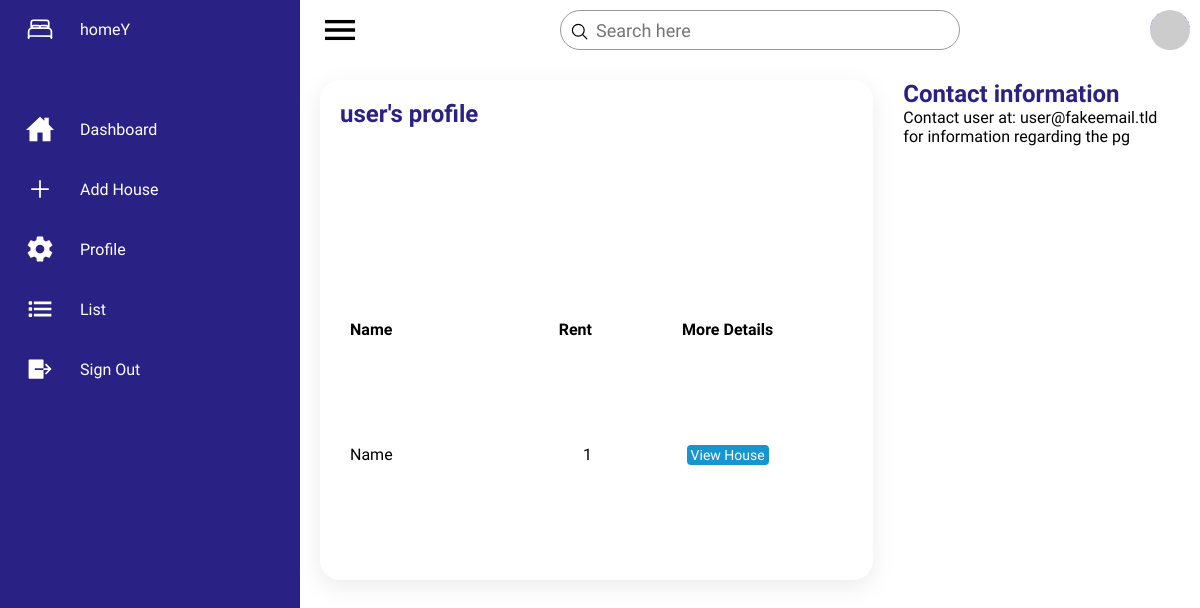
/user/1 (signed in), run on the app's committed database.
### app/models.py (models this page shows, shortened)
class House(db.Model):
    id = db.Column(db.Integer, primary_key=True)
    name = db.Column(db.String)
    address = db.Column(db.String(256))
    remarks = db.Column(db.String(128))
    rent = db.Column(db.BigInteger)
    number_of_rooms = db.Column(db.String(32))
    caution_deposit = db.Column(db.Integer)
    owner = db.Column(db.Integer)

class User(UserMixin, db.Model):
    id = db.Column(db.Integer, primary_key=True)
    username = db.Column(db.String(64), index=True, unique=True)
    email = db.Column(db.String(120), index=True, unique=True)
    password_hash = db.Column(db.String(128))
    def avatar(self, size):
        digest = md5(self.email.lower().encode('utf-8')).hexdigest()
        return 'https://www.gravatar.com/avatar/{}?d=identicon&s={}'.format(
            digest, size)

### app/routes.py (the view)
@app.route('/user/<id>')
def user(id):
    user = User.query.filter_by(id=id).first_or_404()
    house_list = House.query.filter_by(owner=user.id)
    return render_template('user.html', user=user, house_list=house_list, title="%s's profile" % user.username)

### app/models.py (called while the page is built)
@login.user_loader
def load_user(id):
    return User.query.get(int(id))

### app/templates/user.html
{% extends "base.html" %}
{% block content %}
<link rel="stylesheet" type="text/css" href="../static/styles/user.css" />
<div class="Userlist">
    <div class="Userbooks">
        <div class="cardHeader">
            <h2>{{ title }}</h2>
        </div>
        <table>
            <thead>
                <tr>
                    <td>Name</td>
                    <td>Rent</td>
                    <td>More Details</td>
                </tr>
            </thead>
            <tbody>
                {% for house in house_list %}
                <tr>
                    <td>{{ house.name }}</td>
                    <td>{{ house.rent }}</td>
                    <td><a href="/house/{{ house.id }}" class="btn-click"><span class="status inProgress">View House</span></a></td>
                </tr>
                {% endfor %}
            </tbody>
        </table>
    </div>
    <div class="BookCover">
        <div class="cardHeader">
            <h2> Contact information </h2>
        </div>
        Contact {{ user.username }} at: {{ user.email }} for information regarding the pg
    </div>
</div>
{% endblock %}

### app/static/styles/base.css (style rules this page uses)
* { font-family: "Ubuntu", sans-serif; margin: 0; padding: 0; box-sizing: border-box; }
:root { --blue: #2a2185; --white: #fff; --gray: #f5f5f5; --black1: #000; --black2: #999; }
body { min-height: 100vh; overflow-x: hidden; }

### app/static/styles/user.css (style rules this page uses)
.Userlist { position: relative; width: 100%; padding: 20px; display: grid; grid-template-columns: 2fr 1fr; grid-gap: 30px; }
.Userlist .Userbooks { position: relative; display: grid; min-height: 500px; background: var(--white); padding: 20px; box-shadow: 0 7px 25px rgba(0, 0, 0, 0.08); border-radius: 20px; }
.Userlist .cardHeader { display: flex; justify-content: space-between; align-items: flex-start; }
.cardHeader h2 { font-weight: 600; color: var(--blue); }
.Userlist table { width: 100%; border-collapse: collapse; margin-top: 10px; }
.Userlist table thead td { font-weight: 600; }
.Userlist .Userbooks table tr { color: var(--black1); border-bottom: 1px solid rgba(0, 0, 0, 0.1); }
.Userlist .Userbooks table tr:last-child { border-bottom: none; }
.Userlist .Userbooks table tr td { padding: 10px; }
.Userlist .Userbooks table tr td:last-child { text-align: end; }
.Userlist .Userbooks table tr td:nth-child(2) { text-align: end; }
.Userlist .Userbooks table tr td:nth-child(3) { text-align: center; }
.status.inProgress { padding: 2px 4px; background: #1795ce; color: var(--white); border-radius: 4px; font-size: 14px; font-weight: 500; }

### app/templates/base.html (style rules this page uses)
.btn-click { text-decoration: none; }

### data on the page
House: name "Name", rent "1"
User: username "user", email "user@fakeemail.tld"

### other printed values
{{ title }} "user's profile"
